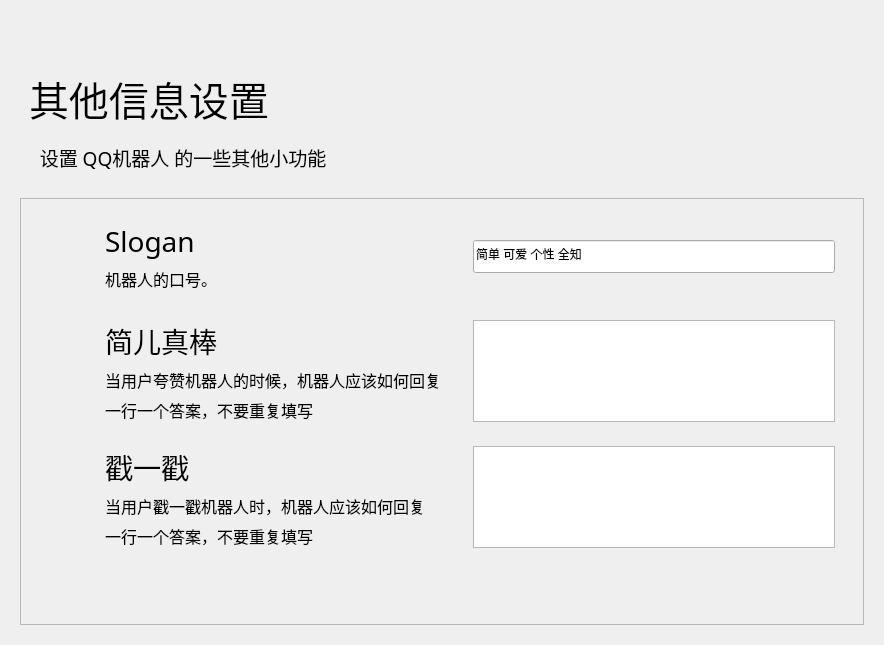
<?xml version="1.0" encoding="UTF-8"?>
<ui version="4.0">
 <class>Form</class>
 <widget class="QWidget" name="Form">
  <property name="geometry">
   <rect>
    <x>0</x>
    <y>0</y>
    <width>884</width>
    <height>645</height>
   </rect>
  </property>
  <property name="minimumSize">
   <size>
    <width>650</width>
    <height>465</height>
   </size>
  </property>
  <property name="windowTitle">
   <string>简儿 - 设置基本信息</string>
  </property>
  <layout class="QHBoxLayout" name="horizontalLayout">
   <item>
    <widget class="PopUpAniStackedWidget" name="PopUpAniStackedWidget">
     <property name="minimumSize">
      <size>
       <width>0</width>
       <height>0</height>
      </size>
     </property>
     <widget class="QWidget" name="page">
      <layout class="QVBoxLayout" name="verticalLayout">
       <item>
        <spacer name="spacer">
         <property name="orientation">
          <enum>Qt::Vertical</enum>
         </property>
         <property name="sizeType">
          <enum>QSizePolicy::Fixed</enum>
         </property>
         <property name="sizeHint" stdset="0">
          <size>
           <width>20</width>
           <height>40</height>
          </size>
         </property>
        </spacer>
       </item>
       <item>
        <widget class="QWidget" name="widget" native="true">
         <property name="maximumSize">
          <size>
           <width>16777215</width>
           <height>88</height>
          </size>
         </property>
         <layout class="QHBoxLayout" name="horizontalLayout_2">
          <item>
           <widget class="LargeTitleLabel" name="LargeTitleLabel">
            <property name="font">
             <font>
              <family>HarmonyOS Sans SC Medium</family>
              <pointsize>30</pointsize>
              <bold>false</bold>
             </font>
            </property>
            <property name="text">
             <string>其他信息设置</string>
            </property>
           </widget>
          </item>
         </layout>
        </widget>
       </item>
       <item>
        <widget class="SubtitleLabel" name="SubtitleLabel_5">
         <property name="font">
          <font>
           <family>HarmonyOS Sans SC Medium</family>
           <pointsize>14</pointsize>
           <bold>false</bold>
          </font>
         </property>
         <property name="text">
          <string>    设置 QQ机器人 的一些其他小功能</string>
         </property>
         <property name="wordWrap">
          <bool>true</bool>
         </property>
        </widget>
       </item>
       <item>
        <spacer name="verticalSpacer_32">
         <property name="orientation">
          <enum>Qt::Vertical</enum>
         </property>
         <property name="sizeType">
          <enum>QSizePolicy::Fixed</enum>
         </property>
         <property name="sizeHint" stdset="0">
          <size>
           <width>20</width>
           <height>20</height>
          </size>
         </property>
        </spacer>
       </item>
       <item>
        <widget class="SmoothScrollArea" name="SmoothScrollArea">
         <property name="frameShadow">
          <enum>QFrame::Raised</enum>
         </property>
         <property name="widgetResizable">
          <bool>true</bool>
         </property>
         <widget class="QWidget" name="scrollAreaWidgetContents">
          <property name="geometry">
           <rect>
            <x>0</x>
            <y>0</y>
            <width>846</width>
            <height>427</height>
           </rect>
          </property>
          <layout class="QVBoxLayout" name="verticalLayout_2">
           <item>
            <layout class="QGridLayout" name="gridLayout">
             <item row="1" column="0">
              <widget class="CardWidget" name="Edit_Icon_Settings_5">
               <property name="maximumSize">
                <size>
                 <width>16777215</width>
                 <height>120</height>
                </size>
               </property>
               <layout class="QHBoxLayout" name="horizontalLayout_9">
                <item>
                 <spacer name="horizontalSpacer_23">
                  <property name="orientation">
                   <enum>Qt::Horizontal</enum>
                  </property>
                  <property name="sizeType">
                   <enum>QSizePolicy::Fixed</enum>
                  </property>
                  <property name="sizeHint" stdset="0">
                   <size>
                    <width>10</width>
                    <height>20</height>
                   </size>
                  </property>
                 </spacer>
                </item>
                <item>
                 <widget class="IconWidget" name="IconWidget_8">
                  <property name="enabled">
                   <bool>true</bool>
                  </property>
                  <property name="minimumSize">
                   <size>
                    <width>40</width>
                    <height>40</height>
                   </size>
                  </property>
                  <property name="maximumSize">
                   <size>
                    <width>40</width>
                    <height>40</height>
                   </size>
                  </property>
                 </widget>
                </item>
                <item>
                 <spacer name="horizontalSpacer_24">
                  <property name="orientation">
                   <enum>Qt::Horizontal</enum>
                  </property>
                  <property name="sizeType">
                   <enum>QSizePolicy::Fixed</enum>
                  </property>
                  <property name="sizeHint" stdset="0">
                   <size>
                    <width>10</width>
                    <height>20</height>
                   </size>
                  </property>
                 </spacer>
                </item>
                <item>
                 <layout class="QVBoxLayout" name="verticalLayout_9">
                  <item>
                   <spacer name="verticalSpacer_39">
                    <property name="orientation">
                     <enum>Qt::Vertical</enum>
                    </property>
                    <property name="sizeType">
                     <enum>QSizePolicy::Expanding</enum>
                    </property>
                    <property name="sizeHint" stdset="0">
                     <size>
                      <width>20</width>
                      <height>5</height>
                     </size>
                    </property>
                   </spacer>
                  </item>
                  <item>
                   <widget class="TitleLabel" name="TitleLabel_8">
                    <property name="maximumSize">
                     <size>
                      <width>16777215</width>
                      <height>50</height>
                     </size>
                    </property>
                    <property name="font">
                     <font>
                      <family>HarmonyOS Sans SC</family>
                      <pointsize>21</pointsize>
                      <bold>false</bold>
                     </font>
                    </property>
                    <property name="text">
                     <string>简儿真棒</string>
                    </property>
                   </widget>
                  </item>
                  <item>
                   <widget class="SubtitleLabel" name="SubtitleLabel_9">
                    <property name="font">
                     <font>
                      <family>HarmonyOS Sans SC</family>
                      <pointsize>12</pointsize>
                      <bold>false</bold>
                     </font>
                    </property>
                    <property name="text">
                     <string>当用户夸赞机器人的时候，机器人应该如何回复</string>
                    </property>
                    <property name="textFormat">
                     <enum>Qt::AutoText</enum>
                    </property>
                    <property name="scaledContents">
                     <bool>false</bool>
                    </property>
                    <property name="wordWrap">
                     <bool>true</bool>
                    </property>
                   </widget>
                  </item>
                  <item>
                   <widget class="SubtitleLabel" name="SubtitleLabel_11">
                    <property name="font">
                     <font>
                      <family>HarmonyOS Sans SC</family>
                      <pointsize>12</pointsize>
                      <bold>false</bold>
                     </font>
                    </property>
                    <property name="text">
                     <string>一行一个答案，不要重复填写</string>
                    </property>
                    <property name="textFormat">
                     <enum>Qt::AutoText</enum>
                    </property>
                    <property name="scaledContents">
                     <bool>false</bool>
                    </property>
                    <property name="wordWrap">
                     <bool>true</bool>
                    </property>
                   </widget>
                  </item>
                  <item>
                   <spacer name="verticalSpacer_40">
                    <property name="orientation">
                     <enum>Qt::Vertical</enum>
                    </property>
                    <property name="sizeType">
                     <enum>QSizePolicy::Expanding</enum>
                    </property>
                    <property name="sizeHint" stdset="0">
                     <size>
                      <width>20</width>
                      <height>5</height>
                     </size>
                    </property>
                   </spacer>
                  </item>
                 </layout>
                </item>
                <item>
                 <widget class="PlainTextEdit" name="NiceWords">
                  <property name="sizePolicy">
                   <sizepolicy hsizetype="Minimum" vsizetype="Expanding">
                    <horstretch>0</horstretch>
                    <verstretch>0</verstretch>
                   </sizepolicy>
                  </property>
                  <property name="maximumSize">
                   <size>
                    <width>16777215</width>
                    <height>16777215</height>
                   </size>
                  </property>
                 </widget>
                </item>
                <item>
                 <spacer name="horizontalSpacer_25">
                  <property name="orientation">
                   <enum>Qt::Horizontal</enum>
                  </property>
                  <property name="sizeType">
                   <enum>QSizePolicy::Fixed</enum>
                  </property>
                  <property name="sizeHint" stdset="0">
                   <size>
                    <width>10</width>
                    <height>20</height>
                   </size>
                  </property>
                 </spacer>
                </item>
               </layout>
              </widget>
             </item>
             <item row="0" column="0">
              <widget class="CardWidget" name="Edit_Icon_Settings">
               <property name="maximumSize">
                <size>
                 <width>16777215</width>
                 <height>100</height>
                </size>
               </property>
               <layout class="QHBoxLayout" name="horizontalLayout_3">
                <item>
                 <spacer name="horizontalSpacer_5">
                  <property name="orientation">
                   <enum>Qt::Horizontal</enum>
                  </property>
                  <property name="sizeType">
                   <enum>QSizePolicy::Fixed</enum>
                  </property>
                  <property name="sizeHint" stdset="0">
                   <size>
                    <width>10</width>
                    <height>20</height>
                   </size>
                  </property>
                 </spacer>
                </item>
                <item>
                 <widget class="IconWidget" name="IconWidget_2">
                  <property name="enabled">
                   <bool>true</bool>
                  </property>
                  <property name="minimumSize">
                   <size>
                    <width>40</width>
                    <height>40</height>
                   </size>
                  </property>
                  <property name="maximumSize">
                   <size>
                    <width>40</width>
                    <height>40</height>
                   </size>
                  </property>
                 </widget>
                </item>
                <item>
                 <spacer name="horizontalSpacer_6">
                  <property name="orientation">
                   <enum>Qt::Horizontal</enum>
                  </property>
                  <property name="sizeType">
                   <enum>QSizePolicy::Fixed</enum>
                  </property>
                  <property name="sizeHint" stdset="0">
                   <size>
                    <width>10</width>
                    <height>20</height>
                   </size>
                  </property>
                 </spacer>
                </item>
                <item>
                 <layout class="QVBoxLayout" name="verticalLayout_3">
                  <item>
                   <spacer name="verticalSpacer_26">
                    <property name="orientation">
                     <enum>Qt::Vertical</enum>
                    </property>
                    <property name="sizeType">
                     <enum>QSizePolicy::Expanding</enum>
                    </property>
                    <property name="sizeHint" stdset="0">
                     <size>
                      <width>20</width>
                      <height>5</height>
                     </size>
                    </property>
                   </spacer>
                  </item>
                  <item>
                   <widget class="TitleLabel" name="TitleLabel_2">
                    <property name="maximumSize">
                     <size>
                      <width>16777215</width>
                      <height>50</height>
                     </size>
                    </property>
                    <property name="font">
                     <font>
                      <family>HarmonyOS Sans SC</family>
                      <pointsize>21</pointsize>
                      <bold>false</bold>
                     </font>
                    </property>
                    <property name="text">
                     <string>Slogan</string>
                    </property>
                   </widget>
                  </item>
                  <item>
                   <widget class="SubtitleLabel" name="SubtitleLabel_2">
                    <property name="font">
                     <font>
                      <family>HarmonyOS Sans SC</family>
                      <pointsize>12</pointsize>
                      <bold>false</bold>
                     </font>
                    </property>
                    <property name="text">
                     <string>机器人的口号。</string>
                    </property>
                    <property name="textFormat">
                     <enum>Qt::AutoText</enum>
                    </property>
                    <property name="scaledContents">
                     <bool>false</bool>
                    </property>
                    <property name="wordWrap">
                     <bool>true</bool>
                    </property>
                   </widget>
                  </item>
                  <item>
                   <spacer name="verticalSpacer_27">
                    <property name="orientation">
                     <enum>Qt::Vertical</enum>
                    </property>
                    <property name="sizeType">
                     <enum>QSizePolicy::Expanding</enum>
                    </property>
                    <property name="sizeHint" stdset="0">
                     <size>
                      <width>20</width>
                      <height>5</height>
                     </size>
                    </property>
                   </spacer>
                  </item>
                 </layout>
                </item>
                <item>
                 <widget class="LineEdit" name="SloganText">
                  <property name="sizePolicy">
                   <sizepolicy hsizetype="Preferred" vsizetype="Fixed">
                    <horstretch>0</horstretch>
                    <verstretch>0</verstretch>
                   </sizepolicy>
                  </property>
                  <property name="maximumSize">
                   <size>
                    <width>16777215</width>
                    <height>33</height>
                   </size>
                  </property>
                  <property name="text">
                   <string>简单 可爱 个性 全知</string>
                  </property>
                 </widget>
                </item>
                <item>
                 <spacer name="horizontalSpacer_11">
                  <property name="orientation">
                   <enum>Qt::Horizontal</enum>
                  </property>
                  <property name="sizeType">
                   <enum>QSizePolicy::Fixed</enum>
                  </property>
                  <property name="sizeHint" stdset="0">
                   <size>
                    <width>10</width>
                    <height>20</height>
                   </size>
                  </property>
                 </spacer>
                </item>
               </layout>
              </widget>
             </item>
             <item row="3" column="0">
              <spacer name="verticalSpacer">
               <property name="orientation">
                <enum>Qt::Vertical</enum>
               </property>
               <property name="sizeHint" stdset="0">
                <size>
                 <width>20</width>
                 <height>40</height>
                </size>
               </property>
              </spacer>
             </item>
             <item row="2" column="0">
              <widget class="CardWidget" name="Edit_Icon_Settings_6">
               <property name="maximumSize">
                <size>
                 <width>16777215</width>
                 <height>120</height>
                </size>
               </property>
               <layout class="QHBoxLayout" name="horizontalLayout_10">
                <item>
                 <spacer name="horizontalSpacer_26">
                  <property name="orientation">
                   <enum>Qt::Horizontal</enum>
                  </property>
                  <property name="sizeType">
                   <enum>QSizePolicy::Fixed</enum>
                  </property>
                  <property name="sizeHint" stdset="0">
                   <size>
                    <width>10</width>
                    <height>20</height>
                   </size>
                  </property>
                 </spacer>
                </item>
                <item>
                 <widget class="IconWidget" name="IconWidget_9">
                  <property name="enabled">
                   <bool>true</bool>
                  </property>
                  <property name="minimumSize">
                   <size>
                    <width>40</width>
                    <height>40</height>
                   </size>
                  </property>
                  <property name="maximumSize">
                   <size>
                    <width>40</width>
                    <height>40</height>
                   </size>
                  </property>
                 </widget>
                </item>
                <item>
                 <spacer name="horizontalSpacer_27">
                  <property name="orientation">
                   <enum>Qt::Horizontal</enum>
                  </property>
                  <property name="sizeType">
                   <enum>QSizePolicy::Fixed</enum>
                  </property>
                  <property name="sizeHint" stdset="0">
                   <size>
                    <width>10</width>
                    <height>20</height>
                   </size>
                  </property>
                 </spacer>
                </item>
                <item>
                 <layout class="QVBoxLayout" name="verticalLayout_10">
                  <item>
                   <spacer name="verticalSpacer_41">
                    <property name="orientation">
                     <enum>Qt::Vertical</enum>
                    </property>
                    <property name="sizeType">
                     <enum>QSizePolicy::Expanding</enum>
                    </property>
                    <property name="sizeHint" stdset="0">
                     <size>
                      <width>20</width>
                      <height>5</height>
                     </size>
                    </property>
                   </spacer>
                  </item>
                  <item>
                   <widget class="TitleLabel" name="TitleLabel_9">
                    <property name="maximumSize">
                     <size>
                      <width>16777215</width>
                      <height>50</height>
                     </size>
                    </property>
                    <property name="font">
                     <font>
                      <family>HarmonyOS Sans SC</family>
                      <pointsize>21</pointsize>
                      <bold>false</bold>
                     </font>
                    </property>
                    <property name="text">
                     <string>戳一戳</string>
                    </property>
                   </widget>
                  </item>
                  <item>
                   <widget class="SubtitleLabel" name="SubtitleLabel_10">
                    <property name="font">
                     <font>
                      <family>HarmonyOS Sans SC</family>
                      <pointsize>12</pointsize>
                      <bold>false</bold>
                     </font>
                    </property>
                    <property name="text">
                     <string>当用户戳一戳机器人时，机器人应该如何回复</string>
                    </property>
                    <property name="textFormat">
                     <enum>Qt::AutoText</enum>
                    </property>
                    <property name="scaledContents">
                     <bool>false</bool>
                    </property>
                    <property name="wordWrap">
                     <bool>true</bool>
                    </property>
                   </widget>
                  </item>
                  <item>
                   <widget class="SubtitleLabel" name="SubtitleLabel_12">
                    <property name="font">
                     <font>
                      <family>HarmonyOS Sans SC</family>
                      <pointsize>12</pointsize>
                      <bold>false</bold>
                     </font>
                    </property>
                    <property name="text">
                     <string>一行一个答案，不要重复填写</string>
                    </property>
                    <property name="textFormat">
                     <enum>Qt::AutoText</enum>
                    </property>
                    <property name="scaledContents">
                     <bool>false</bool>
                    </property>
                    <property name="wordWrap">
                     <bool>true</bool>
                    </property>
                   </widget>
                  </item>
                  <item>
                   <spacer name="verticalSpacer_42">
                    <property name="orientation">
                     <enum>Qt::Vertical</enum>
                    </property>
                    <property name="sizeType">
                     <enum>QSizePolicy::Expanding</enum>
                    </property>
                    <property name="sizeHint" stdset="0">
                     <size>
                      <width>20</width>
                      <height>5</height>
                     </size>
                    </property>
                   </spacer>
                  </item>
                 </layout>
                </item>
                <item>
                 <widget class="PlainTextEdit" name="PokeWords">
                  <property name="sizePolicy">
                   <sizepolicy hsizetype="Minimum" vsizetype="Expanding">
                    <horstretch>0</horstretch>
                    <verstretch>0</verstretch>
                   </sizepolicy>
                  </property>
                  <property name="maximumSize">
                   <size>
                    <width>16777215</width>
                    <height>16777215</height>
                   </size>
                  </property>
                 </widget>
                </item>
                <item>
                 <spacer name="horizontalSpacer_28">
                  <property name="orientation">
                   <enum>Qt::Horizontal</enum>
                  </property>
                  <property name="sizeType">
                   <enum>QSizePolicy::Fixed</enum>
                  </property>
                  <property name="sizeHint" stdset="0">
                   <size>
                    <width>10</width>
                    <height>20</height>
                   </size>
                  </property>
                 </spacer>
                </item>
               </layout>
              </widget>
             </item>
            </layout>
           </item>
          </layout>
         </widget>
        </widget>
       </item>
      </layout>
     </widget>
    </widget>
   </item>
  </layout>
 </widget>
 <customwidgets>
  <customwidget>
   <class>IconWidget</class>
   <extends>QWidget</extends>
   <header>qfluentwidgets</header>
  </customwidget>
  <customwidget>
   <class>CardWidget</class>
   <extends>QFrame</extends>
   <header>qfluentwidgets</header>
   <container>1</container>
  </customwidget>
  <customwidget>
   <class>SmoothScrollArea</class>
   <extends>QScrollArea</extends>
   <header>qfluentwidgets</header>
   <container>1</container>
  </customwidget>
  <customwidget>
   <class>PopUpAniStackedWidget</class>
   <extends>QStackedWidget</extends>
   <header>qfluentwidgets</header>
   <container>1</container>
  </customwidget>
  <customwidget>
   <class>SubtitleLabel</class>
   <extends>QLabel</extends>
   <header>qfluentwidgets</header>
  </customwidget>
  <customwidget>
   <class>TitleLabel</class>
   <extends>QLabel</extends>
   <header>qfluentwidgets</header>
  </customwidget>
  <customwidget>
   <class>LargeTitleLabel</class>
   <extends>QLabel</extends>
   <header>qfluentwidgets</header>
  </customwidget>
  <customwidget>
   <class>LineEdit</class>
   <extends>QLineEdit</extends>
   <header>qfluentwidgets</header>
  </customwidget>
  <customwidget>
   <class>PlainTextEdit</class>
   <extends>QPlainTextEdit</extends>
   <header>qfluentwidgets</header>
  </customwidget>
 </customwidgets>
 <resources>
  <include location="JianerSetupWizard.qrc"/>
 </resources>
 <connections/>
</ui>
